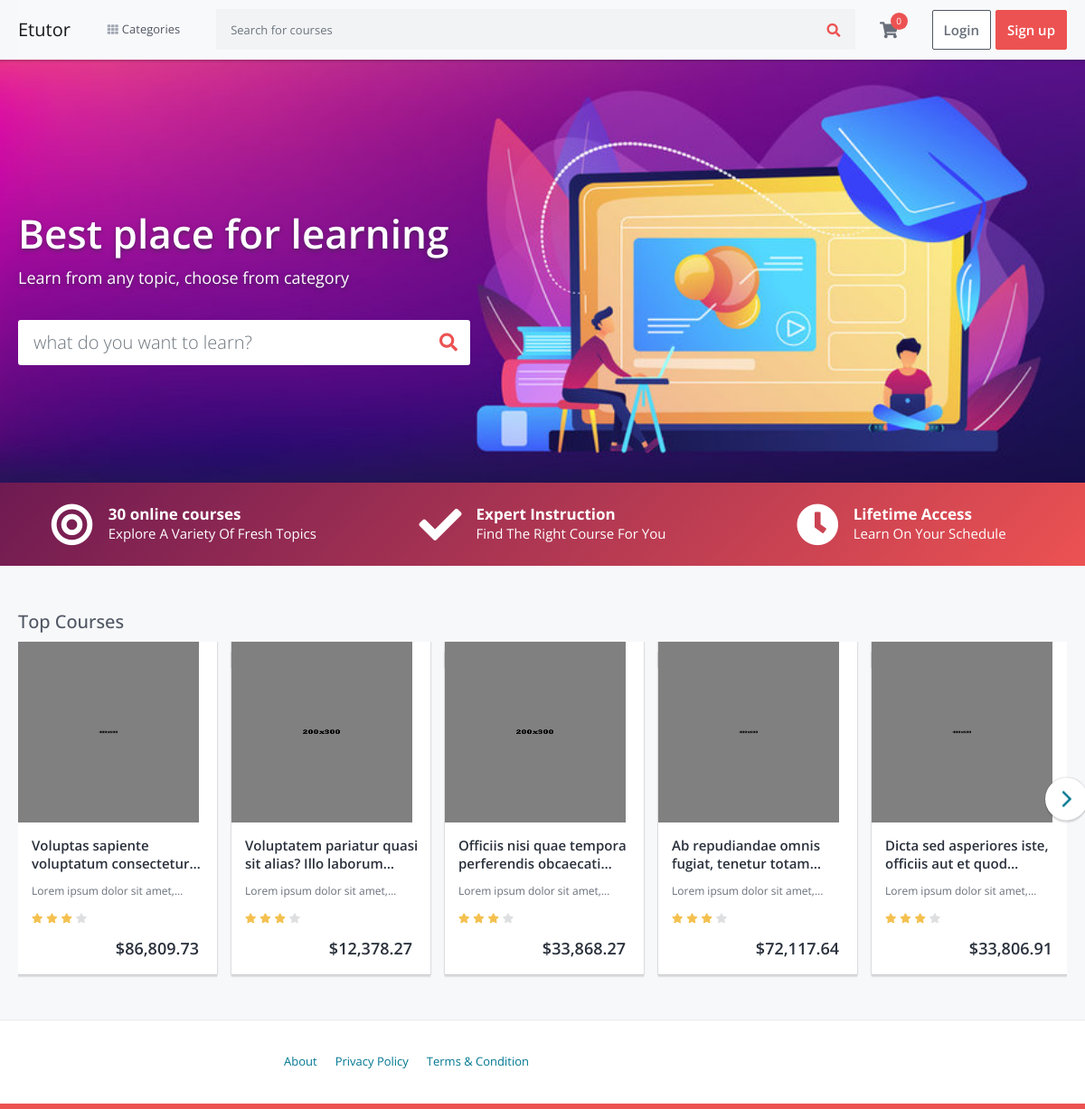
The page / on the database its author committed.
### courses/models.py (models this page shows, shortened)
class Course(models.Model):
    title = models.CharField(max_length=200)
    user = models.ForeignKey(User, on_delete=models.CASCADE)
    category = models.ForeignKey(Category, on_delete=models.SET_NULL, null=True)
    slug = models.SlugField(max_length=200, unique=True, primary_key=True, auto_created=False)
    short_description = models.TextField(blank=False, max_length=60)
    description = models.TextField(blank=False)
    outcome = models.CharField(max_length=200)
    requirements = models.CharField(max_length=200)
    language = models.CharField(max_length=200)
    price = models.FloatField(validators=[MinValueValidator(9.99)])
    level = models.CharField(max_length=20)
    thumbnail = models.ImageField(upload_to='thumbnails/')
    video_url = models.CharField(max_length=100)
    is_published = models.BooleanField(default=True)
    created_at = models.DateTimeField(default=now)
    updated_at = models.DateTimeField(default=now)

### udemy/views.py (the view)
# urls.py: path('', HomeListView.as_view(), name='home'),
class HomeListView(ListView):
    model = Course
    template_name = 'index.html'
    context_object_name = 'courses'
    def get_context_data(self, **kwargs):
        context = super().get_context_data(**kwargs)
        context['top_courses'] = self.model.objects.all().order_by('?')
        return context

### cart/cart.py (called while the page is built)
    def __len__(self):
        return sum(item['quantity'] for item in self.cart.values())

    def get_total_price(self):
        return sum(Decimal(item['price']) * item['quantity'] for item in self.cart.values())

### cart/context_processors.py (called while the page is built)
def cart(request):
    return {'cart': Cart(request)}

### courses/context_processors.py (called while the page is built)
def categories_processor(request):
    categories = Category.objects.all()
    return {'categories': categories}

### templates/index.html (shortened to what this page needs)
{% extends 'layouts/base.html' %}
{% load static %}
{% load humanize %}
{% block content %}
    <section class="home-banner-area" style="background-image: url({% static 'images/learning.jpg' %})">
        <div class="container-lg">
            <div class="row">
                <div class="col">
                    <div class="home-banner-wrap">
                        <h2>Best place for learning</h2>
                        <p>Learn from any topic, choose from category</p>
                        <form class="" action="{% url 'udemy:search' %}" method="get">
                            <div class="input-group">
                                <input type="text" class="form-control" name="q"
                                       placeholder="what do you want to learn?">
                                <div class="input-group-append">
                                    <button class="btn" type="submit"><i class="fas fa-search"></i></button>
                                </div>
                            </div>
                        </form>
                    </div>
                </div>
            </div>
        </div>
    </section>
    <section class="home-fact-area">
        <div class="container-lg">
            <div class="row">
                <div class="col-md-4 d-flex">
                    <div class="home-fact-box mr-md-auto ml-auto mr-auto">
                        <i class="fas fa-bullseye float-left"></i>
                        <div class="text-box">
                            <h4>{{ courses.count }} online courses</h4>
                            <p>Explore A Variety Of Fresh Topics</p>
                        </div>
                    </div>
                </div>
                <div class="col-md-4 d-flex">
                    <div class="home-fact-box mr-md-auto ml-auto mr-auto">
                        <i class="fa fa-check float-left"></i>
                        <div class="text-box">
                            <h4>Expert Instruction</h4>
                            <p>Find The Right Course For You</p>
                        </div>
                    </div>
                </div>
                <div class="col-md-4 d-flex">
                    <div class="home-fact-box mr-md-auto ml-auto mr-auto">
                        <i class="fa fa-clock float-left"></i>
                        <div class="text-box">
                            <h4>Lifetime Access</h4>
                            <p>Learn On Your Schedule</p>
                        </div>
                    </div>
                </div>
            </div>
        </div>
    </section>
    <section class="course-carousel-area">
        <div class="container-lg">
            <div class="row">
                <div class="col">
                    <h2 class="course-carousel-title">Top Courses</h2>
                    <div class="course-carousel">
                        {% for top_course in top_courses %}
                            <div class="course-box-wrap">
                                <a href="{% url 'courses:course-details' top_course.slug %}" class="has-popover">
                                    <div class="course-box">
                                        <div class="course-badge position best-seller">Best seller</div>
                                        <div class="course-image">
                                            <img style="height: 200px; width: 200px" src="{{ top_course.thumbnail.url }}" alt="" class="img-fluid">
                                        </div>
                                        <div class="course-details">
                                            <h5 class="title">{{ top_course.title }}</h5>
                                            <p class="instructors">{{ top_course.short_description }}</p>
                                            <div class="rating">
                                                <i class="fas fa-star filled"></i>
                                                <i class="fas fa-star filled"></i>
                                                <i class="fas fa-star filled"></i>
                                                <i class="fas fa-star"></i>
                                                <span class="d-inline-block average-rating">5</span>
                                            </div>
                                            <p class="price text-right">
                                                ${{ top_course.price | floatformat:2 | intcomma }}
                                            </p>
                                        </div>
                                    </div>
                                </a>
                            </div>
                        {% endfor %}
                    </div>
                </div>
            </div>
        </div>
    </section>
{% endblock %}

### rows shown on the page
Course: thumbnail (picture), title "Voluptas sapiente voluptatum…", short_description "Lorem ipsum dolor sit…", price "86,809.73"
Course: thumbnail (picture), title "Voluptatem pariatur quasi sit alias? Illo…", short_description "Lorem ipsum dolor sit…", price "12,378.27"
Course: thumbnail (picture), title "Officiis nisi quae tempora perferendis…", short_description "Lorem ipsum dolor sit…", price "33,868.27"
Course: thumbnail (picture), title "Ab repudiandae omnis fugiat, tenetur…", short_description "Lorem ipsum dolor sit…", price "72,117.64"
Course: thumbnail (picture), title "Dicta sed asperiores iste, officiis aut et…", short_description "Lorem ipsum dolor sit…", price "33,806.91"

### other values the page prints
{{ courses.count }} "30"
